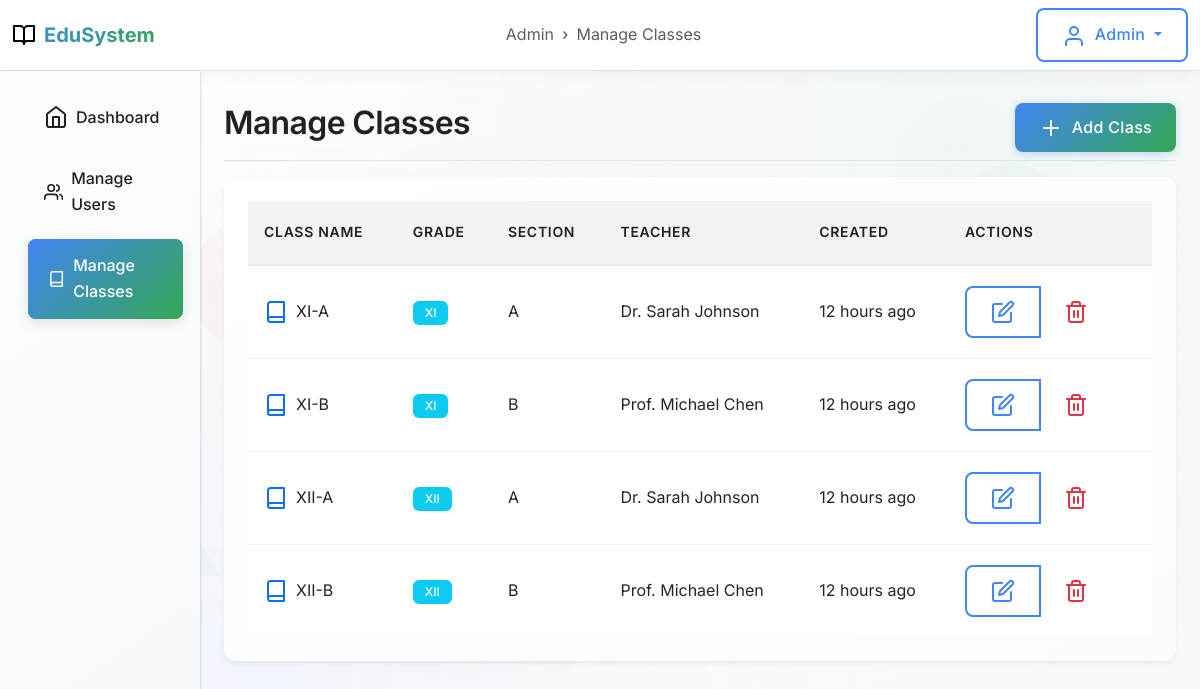
The app's page /admin/classes (signed in) with its own data.
### models.py (models this page shows)
class Class(db.Model):
    id = db.Column(db.Integer, primary_key=True)
    name = db.Column(db.String(100), nullable=False)  # e.g., "XI-A", "XII-B"
    grade = db.Column(db.String(10), nullable=False)  # "XI" or "XII"
    section = db.Column(db.String(10), nullable=False)  # "A", "B", etc.
    teacher_id = db.Column(db.Integer, db.ForeignKey('user.id'), nullable=True)
    created_at = db.Column(db.DateTime, default=func.now())
    students = db.relationship('StudentClass', backref='class_obj', lazy=True)
    assignments = db.relationship('Assignment', backref='class_obj', lazy=True)

class User(UserMixin, db.Model):
    id = db.Column(db.Integer, primary_key=True)
    username = db.Column(db.String(64), unique=True, nullable=False)
    email = db.Column(db.String(120), unique=True, nullable=False)
    password_hash = db.Column(db.String(256), nullable=False)
    role = db.Column(db.String(20), nullable=False, default='student')  # admin, teacher, student
    full_name = db.Column(db.String(100), nullable=False)
    created_at = db.Column(db.DateTime, default=func.now())
    taught_classes = db.relationship('Class', backref='teacher', lazy=True)
    student_classes = db.relationship('StudentClass', backref='student', lazy=True)
    submissions = db.relationship('Submission', backref='student', lazy=True)

### routes.py (the view)
@app.route('/admin/classes')
@requires_role('admin')
def manage_classes():
    classes = Class.query.all()
    teachers = User.query.filter_by(role='teacher').all()
    return render_template('admin/manage_classes.html', classes=classes, teachers=teachers)

### utils.py (called while the page is built)
def requires_role(role):
    def decorator(f):
        @wraps(f)
        def decorated_function(*args, **kwargs):
            if 'user_id' not in session:
                flash('Please log in to access this page', 'error')
                return redirect(url_for('login'))
            if session.get('user_role') != role:
                flash('Access denied', 'error')
                return redirect(url_for('index'))
            return f(*args, **kwargs)
        return decorated_function
    return decorator

@app.template_filter('timeago')
def timeago_filter(dt):
    if not dt:
        return 'Never'
    from datetime import datetime
    now = datetime.now()
    diff = now - dt
    if diff.days > 0:
        return f'{diff.days} days ago'
    elif diff.seconds > 3600:
        hours = diff.seconds // 3600
        return f'{hours} hours ago'
    elif diff.seconds > 60:
        minutes = diff.seconds // 60
        return f'{minutes} minutes ago'
    else:
        return 'Just now'

### templates/admin/manage_classes.html (shortened to what this page needs)
{% extends "base.html" %}
{% block breadcrumbs %}
<li class="breadcrumb-item"><a href="{{ url_for('admin_dashboard') }}">Admin</a></li>
<li class="breadcrumb-item active">Manage Classes</li>
{% endblock %}
{% block sidebar %}
<ul class="nav flex-column">
    <li class="nav-item">
        <a class="nav-link" href="{{ url_for('admin_dashboard') }}">
            <i data-feather="home" class="me-2"></i>
            Dashboard
        </a>
    </li>
    <li class="nav-item">
        <a class="nav-link" href="{{ url_for('manage_users') }}">
            <i data-feather="users" class="me-2"></i>
            Manage Users
        </a>
    </li>
    <li class="nav-item">
        <a class="nav-link active" href="{{ url_for('manage_classes') }}">
            <i data-feather="book" class="me-2"></i>
            Manage Classes
        </a>
    </li>
</ul>
{% endblock %}
{% block content %}
<div class="d-flex justify-content-between flex-wrap flex-md-nowrap align-items-center pt-3 pb-2 mb-3 border-bottom">
    <h1 class="h2">Manage Classes</h1>
    <div class="btn-toolbar mb-2 mb-md-0">
        <button type="button" class="btn btn-primary" data-bs-toggle="modal" data-bs-target="#createClassModal">
            <i data-feather="plus" class="me-1"></i>
            Add Class
        </button>
    </div>
</div>
<div class="card border-0 shadow-sm">
    <div class="card-body">
        <div class="table-responsive">
            <table class="table table-hover">
                <thead class="table-light">
                    <tr>
                        <th>Class Name</th>
                        <th>Grade</th>
                        <th>Section</th>
                        <th>Teacher</th>
                        <th>Created</th>
                        <th>Actions</th>
                    </tr>
                </thead>
                <tbody>
                    {% for class in classes %}
                    <tr>
                        <td>
                            <div class="d-flex align-items-center">
                                <i data-feather="book" class="text-primary me-2"></i>
                                {{ class.name }}
                            </div>
                        </td>
                        <td>
                            <span class="badge bg-info">{{ class.grade }}</span>
                        </td>
                        <td>{{ class.section }}</td>
                        <td>
                            {% if class.teacher %}
                                {{ class.teacher.full_name }}
                            {% else %}
                                <span class="text-muted">No teacher assigned</span>
                            {% endif %}
                        </td>
                        <td>{{ class.created_at|timeago }}</td>
                        <td>
                            <div class="btn-group btn-group-sm">
                                <button class="btn btn-outline-primary" title="Edit">
                                    <i data-feather="edit"></i>
                                </button>
                                <button class="btn btn-outline-danger" title="Delete">
                                    <i data-feather="trash-2"></i>
                                </button>
                            </div>
                        </td>
                    </tr>
                    {% endfor %}
                </tbody>
            </table>
        </div>
    </div>
</div>
{% endblock %}

### records on screen
Class: name "XI-A", grade "XI", section "A", teacher.full_name "Dr. Sarah Johnson", created_at "12 hours ago"
Class: name "XI-B", grade "XI", section "B", teacher.full_name "Prof. Michael Chen", created_at "12 hours ago"
Class: name "XII-A", grade "XII", section "A", teacher.full_name "Dr. Sarah Johnson", created_at "12 hours ago"
Class: name "XII-B", grade "XII", section "B", teacher.full_name "Prof. Michael Chen", created_at "12 hours ago"

### other values on screen
{{ session.user_role|title }} "Admin"
